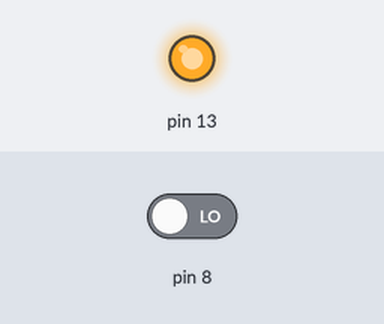
Bench run of a sketch on a simulated Arduino Uno, built with avr-gcc and run on an emulated ATmega328P. Shown: output pins drawn as LEDs (lit = HIGH). The inputs (shaded band) are chosen by the test bench; at power-on: pin 8 LOW.

Above: at 0.1 s.
Timing chart, 0 to 1.6 s (numbered marks = the images above):
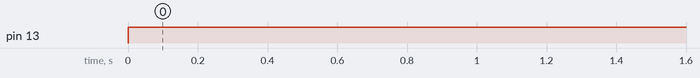

Measured:
- by itself, pin 13: LOW → HIGH at 0.00 s

The sketch:

automatic_watering_system_2.ino
```cpp
int Relay=13;
int sensor=8;
int val;
void setup() {
  // put your setup code here, to run once:
  pinMode(13,OUTPUT);
  pinMode(8,INPUT);
}

void loop() {
  // put your main code here, to run repeatedly:
  val=digitalRead(8);

  if(800<=val<=1100)
  {
    digitalWrite(13,HIGH);
    delay(8000);
  }
  if(500<=val<=799)
  {
    digitalWrite(13,HIGH);
    delay(4000);
  }
  if(300<=val<=499)
  {
    digitalWrite(13,HIGH);
    delay(2000);
  }

}
```
